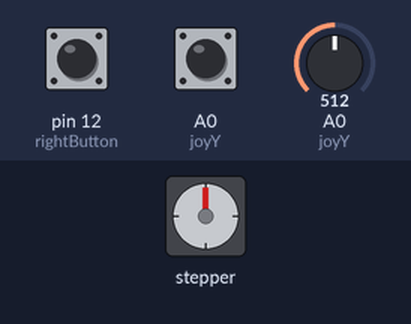
This sketch was run on a simulated Arduino Uno, built with avr-gcc and run on an emulated ATmega328P. On the bench: stepper motor. Inputs (shaded band) come from the test bench; at power-on: pin 12 (rightButton) HIGH, A0 (joyY) HIGH, A0 (joyY) = 512. Stepper angles assume 2048 steps per turn.

Above: at 1.2 s.
1.3 s: pin 12 (rightButton) pulled LOW for 1 s
At 2.8 s:
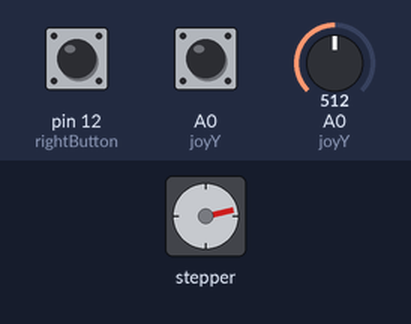
3.8 s: A0 (joyY) pulled LOW for 3.2 s
At 7.5 s:
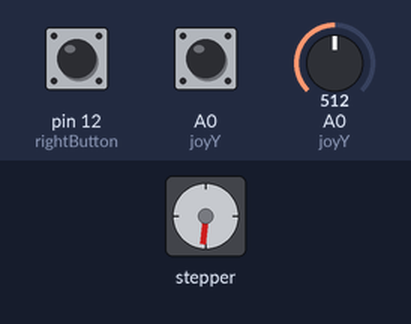
8.5 s: A0 (joyY) pulled LOW for 0.15 s
At 9.4 s:
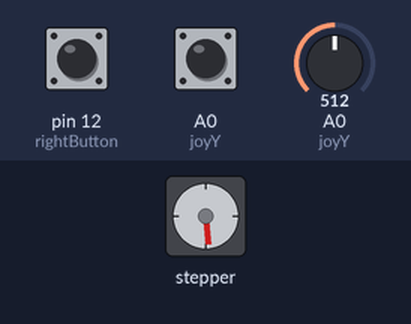
10.1 s: pin 12 (rightButton) pulled LOW for 3.2 s
At 13.6 s:
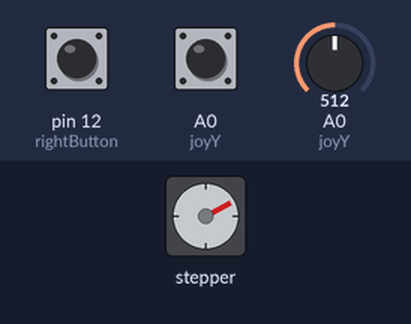
14.8 s: pin 12 (rightButton) pulled LOW for 1 s
At 16.5 s:
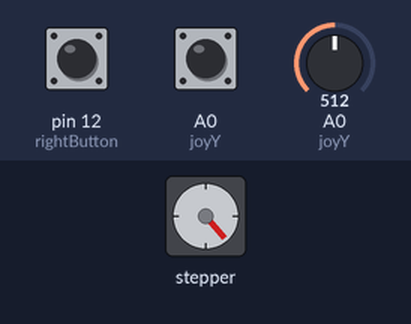
17.3 s: pin 12 (rightButton) pulled LOW for 0.15 s
At 18.5 s:
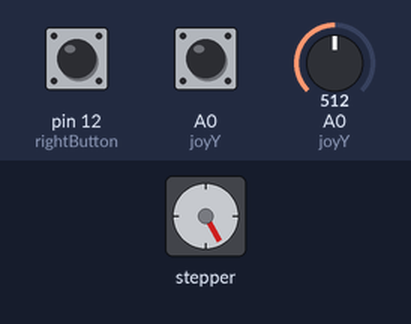
Timing chart, 0 to 19.9 s (numbered marks = the images above; inputs shaded):
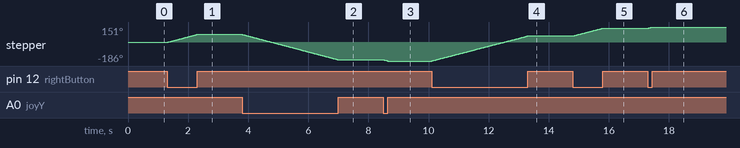

The sketch:

stepper_Motor_controller.ino
```cpp
#include <AccelStepper.h>

// Define motor pins (GPIO5, GPIO4, GPIO0, GPIO2)
AccelStepper stepper(AccelStepper::FULL4WIRE, 5, 4, 0, 2);

// Joystick pin
const int joyY = A0;  // Y-axis for speed

// Direction buttons
const int leftButton = 14;  // GPIO14 (D5)
const int rightButton = 12; // GPIO12 (D6)

// Dead zone to avoid accidental movement
const int deadZone = 100;

void setup() {
  // Set up buttons as inputs
  pinMode(leftButton, INPUT_PULLUP);
  pinMode(rightButton, INPUT_PULLUP);

  // Initialize motor
  stepper.setMaxSpeed(1000);  // Max RPM (adjust for your motor)
}

void loop() {
  // Read Y-axis for speed (0–1023)
  int yValue = analogRead(joyY);

  // Map Y-axis to speed (up = fast, down = slow)
  int speed = map(yValue, 0, 1023, 1000, 0);

  // Check direction buttons
  if (digitalRead(leftButton) == LOW) {  // LEFT → CCW
    speed = -speed;  // Negative speed = reverse
  } else if (digitalRead(rightButton) == LOW) {  // RIGHT → CW
    speed = speed;  // Positive speed = forward
  } else {  // No button pressed → STOP
    speed = 0;
  }

  // Update motor speed
  stepper.setSpeed(speed);
  stepper.runSpeed();
}
```

Measured:
- after the input at 1.3 s, stepper: turns 77° clockwise in 0.98 s, starting at once
- after the input at 3.8 s, stepper: turns 251° counter-clockwise in 3.2 s, starting at once
- after the input at 8.5 s, stepper: turns 12° counter-clockwise in 0.14 s, starting at once
- after the input at 10.1 s, stepper: turns 248° clockwise in 3.2 s, starting at once
- after the input at 14.8 s, stepper: turns 77° clockwise in 0.98 s, starting at once
- after the input at 17.3 s, stepper: turns 12° clockwise in 0.14 s, starting at once
